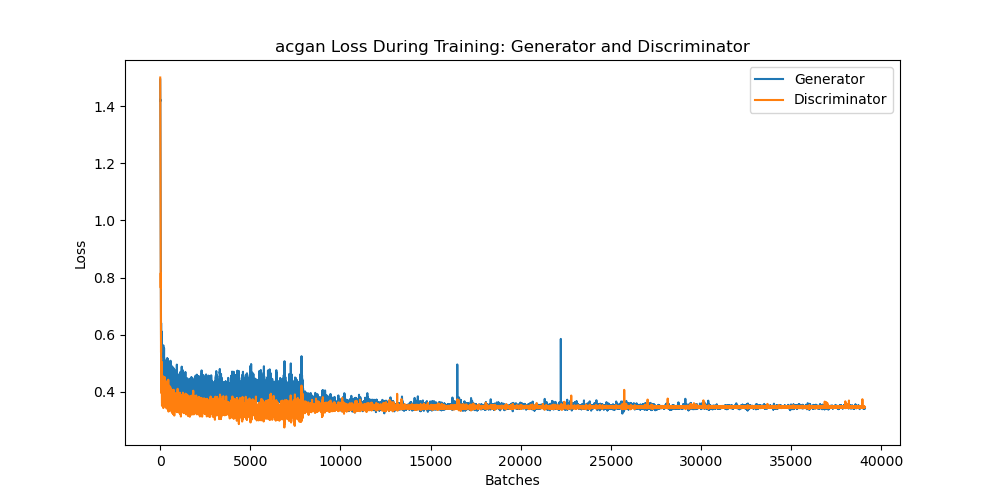

Recreate this plot in Python.
import torch
import torch.nn as nn
import torch.optim as optim
from torchvision import datasets, transforms
from torchvision.utils import save_image
from torch.utils.data import DataLoader
import matplotlib.pyplot as plt
import torchvision.utils as utils
import numpy as np
from scipy.linalg import sqrtm
from torchvision.models import inception_v3

device = torch.device("cuda")

transform = transforms.Compose([
    transforms.Resize(64),
    transforms.CenterCrop(64),
    transforms.ToTensor(),
    transforms.Normalize((0.5, 0.5, 0.5), (0.5, 0.5, 0.5)),
])

# CIFAR10 dataset
dataset = datasets.CIFAR10(root='./dataset', train=True, download=True, transform=transform)
dataloader = DataLoader(dataset, batch_size=64, shuffle=True)

class Generator(nn.Module):
    def __init__(self):
        super(Generator, self).__init__()
        self.label_emb = nn.Embedding(10, 100)

        self.model = nn.Sequential(
            nn.Linear(100 + 100, 512),
            nn.LeakyReLU(0.2, inplace=True),
            nn.BatchNorm1d(512),
            nn.Linear(512, 4*4*1024),
            nn.LeakyReLU(0.2, inplace=True),
            nn.BatchNorm1d(4*4*1024),
            nn.Unflatten(1, (1024, 4, 4)),
            nn.ConvTranspose2d(1024, 512, 4, stride=2, padding=1),
            nn.BatchNorm2d(512),
            nn.LeakyReLU(0.2, inplace=True),
            nn.ConvTranspose2d(512, 256, 4, stride=2, padding=1),
            nn.BatchNorm2d(256),
            nn.LeakyReLU(0.2, inplace=True),
            nn.ConvTranspose2d(256, 128, 4, stride=2, padding=1),
            nn.BatchNorm2d(128),
            nn.LeakyReLU(0.2, inplace=True),
            nn.ConvTranspose2d(128, 3, 4, stride=2, padding=1),
            nn.Tanh()
        )

    def forward(self, noise, labels):
        label_input = self.label_emb(labels)
        gen_input = torch.cat((label_input, noise), dim=1)
        img = self.model(gen_input)
        return img

class Discriminator(nn.Module):
    def __init__(self):
        super(Discriminator, self).__init__()
        self.label_emb = nn.Embedding(10, 64*64)  # 调整为匹配 64x64 图像的维度

        self.model = nn.Sequential(
            nn.Linear(3*64*64 + 64*64, 1024),
            nn.LeakyReLU(0.2, inplace=True),
            nn.Dropout(0.4),
            nn.Linear(1024, 512),
            nn.LeakyReLU(0.2, inplace=True),
            nn.Dropout(0.4),
            nn.Linear(512, 256),
            nn.LeakyReLU(0.2, inplace=True),
            nn.Dropout(0.4),
            nn.Linear(256, 128),
            nn.LeakyReLU(0.2, inplace=True),
            nn.Dropout(0.4),
        )
        
        self.validity_layer = nn.Linear(128, 1)
        self.aux_label_layer = nn.Linear(128, 10)

    def forward(self, img, labels):
        img_flat = img.view(img.size(0), -1)
        label_input = self.label_emb(labels).view(img.size(0), -1)
        d_in = torch.cat((img_flat, label_input), dim=1)
        features = self.model(d_in)
        validity = self.validity_layer(features)
        label = self.aux_label_layer(features)
        return validity, label


generator = Generator().to(device)
discriminator = Discriminator().to(device)

def weights_init(m):
    classname = m.__class__.__name__
    if classname.find('Conv') != -1:
        nn.init.normal_(m.weight.data, 0.0, 0.02)
    elif classname.find('BatchNorm') != -1:
        nn.init.normal_(m.weight.data, 1.0, 0.02)
        nn.init.constant_(m.bias.data, 0)

generator.apply(weights_init)
discriminator.apply(weights_init)

criterion = nn.BCELoss()
optimizerD = optim.Adam(discriminator.parameters(), lr=5e-5, betas=(0.5, 0.999))
optimizerG = optim.Adam(generator.parameters(), lr=5e-5, betas=(0.5, 0.999))

inception_model = inception_v3(pretrained=True, transform_input=False)
inception_model.fc = torch.nn.Identity()
inception_model.eval().to(device)

def inception_preprocess():
    return transforms.Compose([
        transforms.Resize((299, 299)),  # Inception v3 expects images of size 299x299
        transforms.Normalize(mean=[0.485, 0.456, 0.406], std=[0.229, 0.224, 0.225]),
    ])

def get_inception_features(images, model):
    images = inception_preprocess()(images).to('cuda')
    with torch.no_grad():
        features = model(images).detach().cpu()
    return features.numpy()

def calculate_fid_score(features_real, features_fake):
    mu1, sigma1 = features_real.mean(axis=0), np.cov(features_real, rowvar=False)
    mu2, sigma2 = features_fake.mean(axis=0), np.cov(features_fake, rowvar=False)
    ssdiff = np.sum((mu1 - mu2) ** 2.0)
    covmean = sqrtm(sigma1.dot(sigma2))

    if np.iscomplexobj(covmean):
        covmean = covmean.real
    
    fid = ssdiff + np.trace(sigma1 + sigma2 - 2.0 * covmean)
    return fid

# def calculate_fid(act1, act2):
#     # act1, act2: numpy arrays containing activations of the real and generated images
#     mu1, sigma1 = act1.mean(axis=0), np.cov(act1, rowvar=False)
#     mu2, sigma2 = act2.mean(axis=0), np.cov(act2, rowvar=False)

#     ssdiff = np.sum((mu1 - mu2) ** 2.0)
#     covmean = sqrtm(sigma1.dot(sigma2), disp=False)[0]

#     # Check for NaNs in covmean
#     if np.isfinite(covmean).all():
#         fid = ssdiff + np.trace(sigma1 + sigma2 - 2.0 * covmean)
#     else:
#         fid = 100000.0  # Arbitrarily large number
#     return fid

# def get_activations(images, model, batch_size=50, dims=2048):
#     model.eval()
#     n_batches = images.shape[0] // batch_size
#     n_used_imgs = n_batches * batch_size

#     pred_arr = np.empty((n_used_imgs, dims))
#     for i in range(n_batches):
#         start = i * batch_size
#         end = start + batch_size
#         batch = torch.tensor(images[start:end], dtype=torch.float32, device=device)
#         with torch.no_grad():
#             pred = model(batch)[0]

#         # Resize features to the dimensionality we want
#         pred_arr[start:end] = pred.cpu().data.numpy().reshape(batch_size, -1)
#     return pred_arr


num_epochs = 50
fixed_noise = torch.randn(64, 100, 1, 1, device=device)
g_losses = []
d_losses = []
fid_scores = []
iters = 0
adversarial_loss = torch.nn.BCEWithLogitsLoss()
auxiliary_loss = torch.nn.CrossEntropyLoss()

for epoch in range(num_epochs):
    for batch_idx, (imgs,labels) in enumerate(dataloader):
        batch_size = imgs.shape[0]

        # 正确的标签
        valid = torch.ones(batch_size, 1, device=device)
        fake = torch.zeros(batch_size, 1, device=device)

        # 真实图像和标签
        real_imgs = imgs.to(device)
        labels = labels.to(device)

        # 配置输入噪声和随机标签
        z = torch.randn(batch_size, 100, device=device)
        gen_labels = torch.randint(0, 10, (batch_size,), dtype=torch.long, device=device)

        # 生成图像
        generated_imgs = generator(z, gen_labels)

        # ---------------------
        #  训练 Discriminator
        # ---------------------
        optimizerD.zero_grad()

        # 真实图像的损失
        real_validity, real_aux = discriminator(real_imgs, labels)
        d_real_loss = (adversarial_loss(real_validity, valid) + auxiliary_loss(real_aux, labels)) / 2

        # 生成图像的损失
        fake_validity, fake_aux = discriminator(generated_imgs.detach(), gen_labels)
        d_fake_loss = (adversarial_loss(fake_validity, fake) + auxiliary_loss(fake_aux, gen_labels)) / 2

        # 总的 Discriminator 损失
        d_loss = (d_real_loss + d_fake_loss) / 2
        d_loss.backward()
        optimizerD.step()

        # -----------------
        #  训练 Generator
        # -----------------
        optimizerG.zero_grad()

        # Generator 的损失
        validity, aux = discriminator(generated_imgs, gen_labels)
        g_loss = (adversarial_loss(validity, valid) + auxiliary_loss(aux, gen_labels)) / 2
        g_loss.backward()
        optimizerG.step()

        if batch_idx % 100 == 0:
            print(f'[{epoch+1}/{num_epochs}][{batch_idx}/{len(dataloader)}] Loss_D: {g_loss:.4f} Loss_G: {d_loss:.4f}')

        iters += 1
        g_losses.append(g_loss.item())
        d_losses.append(d_loss.item())

    fid_features_real = get_inception_features(real_imgs, inception_model)
    fid_features_fake = get_inception_features(generated_imgs, inception_model)
    fid_score = calculate_fid_score(fid_features_real, fid_features_fake)
    fid_scores.append(fid_score)
    print(f'[{epoch+1}/{50}] FID: {fid_score:.4f}')

    save_image(generated_imgs, './figure/acgan/fake/epoch_%03d.png' % (epoch), nrow=8, normalize=True)
    save_image(real_imgs, './figure/acgan/real/epoch_%03d.png' % (epoch), nrow=8, normalize=True)


plt.figure(figsize=(10,5))
plt.title("acgan Loss During Training: Generator and Discriminator")
plt.plot(g_losses,label="Generator")
plt.plot(d_losses,label="Discriminator")
plt.xlabel("Batches")
plt.ylabel("Loss")
plt.legend()
plt.show()

plt.plot(np.arange(0,50), fid_scores, label = 'acgan')
plt.title('Fretchet Distance for 50 epochs')
plt.legend()
plt.show()

def save_list_to_txt(list_data, file_path):
    with open(file_path, 'w') as file:
        for item in list_data:
            file.write(f"{item}\n")

g_losses_path = './result/acgan_g_losses.txt' 
d_losses_path = './result/acgan_d_losses.txt'
fid_scores_path = './result/acgan_fid_scores.txt'
save_list_to_txt(g_losses, g_losses_path)
save_list_to_txt(d_losses, d_losses_path)
save_list_to_txt(fid_scores, fid_scores_path)
